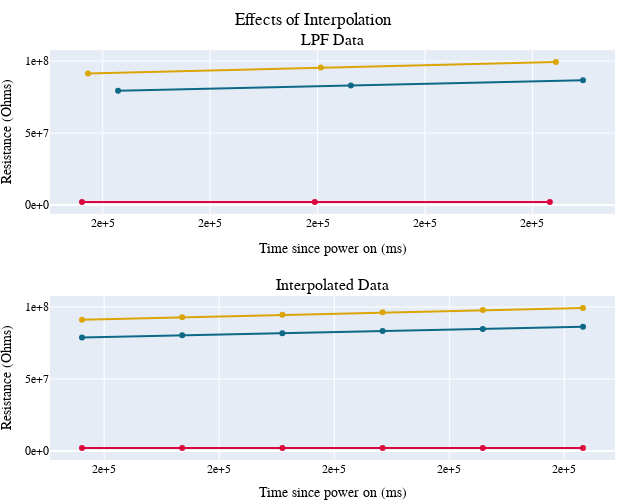

Notebook code cell kept with this figure:
### Code cell
colors_reg = ["#DB073D", "#DBA507", "#0D6986"]
fig = make_subplots(rows=2, cols=1,
                    # shared_yaxes=True,
                    vertical_spacing=0.2,
                    subplot_titles=("LPF Data",
                                    "Interpolated Data"))
matrix = 0
sensor = 0
num_samples = 3
time_offset = 20
time_offset_end = time_offset + num_samples
starts = []
ends = []
for heater_idx in range(3):
    heater_data = sensor_data[f"mat_{matrix}"][sensor][heater_idx]
    time_arr = heater_data["Time Since PowerOn"].values[time_offset:time_offset_end]
    starts.append(time_arr[0])
    ends.append(time_arr[-1])
    fig.add_trace(go.Scatter(x=time_arr,
                             y=heater_data["Filtered"].values[time_offset:time_offset_end],
                             mode="lines+markers",
                             marker_color=colors_reg[heater_idx],
                             name=f"H.S. {heater_idx}",
                             showlegend=False,
                             legendgroup=f"H.S. {heater_idx}"),
                  row=1, col=1)

start = min(starts)
end = min(ends)
num_samples = 6
time_arr = np.linspace(start, end, num_samples)
for heater_idx in range(3):
    heater_data = sensor_data[f"mat_{matrix}"][sensor][heater_idx]
    interp_resistance = interp_funcs[f"mat_{
        matrix}"][sensor][heater_idx](time_arr)
    fig.add_trace(go.Scatter(x=time_arr,
                             y=interp_resistance,
                             mode="lines+markers",
                             marker_color=colors_reg[heater_idx],
                             name=f"H.S. {heater_idx}",
                             showlegend=False,
                             legendgroup=f"H.S. {heater_idx}"),
                  row=2, col=1)

fig.update_yaxes(title_text="Resistance (Ohms)", row=1,
                 col=1, tickformat=".0e")
fig.update_yaxes(title_text="Resistance (Ohms)", row=2,
                 col=1, tickformat=".0e")

fig.update_xaxes(title_text="Time since power on (ms)",
                 row=1, col=1, tickformat=".0e")
fig.update_xaxes(title_text="Time since power on (ms)",
                 row=2, col=1, tickformat=".0e")

fig.update_layout(height=500, width=625,
                  title_x=0.5,
                  font_family="Times New Roman",
                  font_color="black",
                  title_font_family="Times New Roman",
                  title=dict(text="Effects of Interpolation"),
                  margin=dict(t=50, r=10, b=0, l=0))
fig.write_image(f"figures/interp.svg")
fig.show()

### Figure 1 — Plotly figure (JSON) as saved in the notebook; plotly's stock layout.template omitted (floating-point values rounded to 4 significant figures)
{"data": [{"legendgroup": "H.S. 0", "marker": {"color": "#DB073D"}, "mode": "lines+markers", "name": "H.S. 0", "showlegend": false, "type": "scatter", "x": [224035, 234872, 245811], "xaxis": "x", "y": [2053000.0, 2085000.0, 2122000.0], "yaxis": "y"}, {"legendgroup": "H.S. 1", "marker": {"color": "#DBA507"}, "mode": "lines+markers", "name": "H.S. 1", "showlegend": false, "type": "scatter", "x": [224315, 235152, 246091], "xaxis": "x", "y": [91320000.0, 95550000.0, 99430000.0], "yaxis": "y"}, {"legendgroup": "H.S. 2", "marker": {"color": "#0D6986"}, "mode": "lines+markers", "name": "H.S. 2", "showlegend": false, "type": "scatter", "x": [225715, 236552, 247354], "xaxis": "x", "y": [79400000.0, 83070000.0, 86700000.0], "yaxis": "y"}, {"legendgroup": "H.S. 0", "marker": {"color": "#DB073D"}, "mode": "lines+markers", "name": "H.S. 0", "showlegend": false, "type": "scatter", "x": [224035, 228400.0, 232700.0, 237100.0, 241500.0, 245811], "xaxis": "x2", "y": [2053000.0, 2066000.0, 2079000.0, 2093000.0, 2108000.0, 2122000.0], "yaxis": "y2"}, {"legendgroup": "H.S. 1", "marker": {"color": "#DBA507"}, "mode": "lines+markers", "name": "H.S. 1", "showlegend": false, "type": "scatter", "x": [224035, 228400.0, 232700.0, 237100.0, 241500.0, 245811], "xaxis": "x2", "y": [91210000.0, 92920000.0, 94620000.0, 96300000.0, 97910000.0, 99340000.0], "yaxis": "y2"}, {"legendgroup": "H.S. 2", "marker": {"color": "#0D6986"}, "mode": "lines+markers", "name": "H.S. 2", "showlegend": false, "type": "scatter", "x": [224035, 228400.0, 232700.0, 237100.0, 241500.0, 245811], "xaxis": "x2", "y": [78830000.0, 80310000.0, 81770000.0, 83260000.0, 84770000.0, 86220000.0], "yaxis": "y2"}], "layout": {"annotations": [{"font": {"size": 16}, "showarrow": false, "text": "LPF Data", "x": 0.5, "xanchor": "center", "xref": "paper", "y": 1, "yanchor": "bottom", "yref": "paper"}, {"font": {"size": 16}, "showarrow": false, "text": "Interpolated Data", "x": 0.5, "xanchor": "center", "xref": "paper", "y": 0.4, "yanchor": "bottom", "yref": "paper"}], "font": {"color": "black", "family": "Times New Roman"}, "height": 500, "margin": {"b": 0, "l": 0, "r": 10, "t": 50}, "title": {"font": {"family": "Times New Roman"}, "text": "Effects of Interpolation", "x": 0.5}, "width": 625, "xaxis": {"anchor": "y", "domain": [0, 1], "tickformat": ".0e", "title": {"text": "Time since power on (ms)"}}, "xaxis2": {"anchor": "y2", "domain": [0, 1], "tickformat": ".0e", "title": {"text": "Time since power on (ms)"}}, "yaxis": {"anchor": "x", "domain": [0.6, 1], "tickformat": ".0e", "title": {"text": "Resistance (Ohms)"}}, "yaxis2": {"anchor": "x2", "domain": [0, 0.4], "tickformat": ".0e", "title": {"text": "Resistance (Ohms)"}}}}
